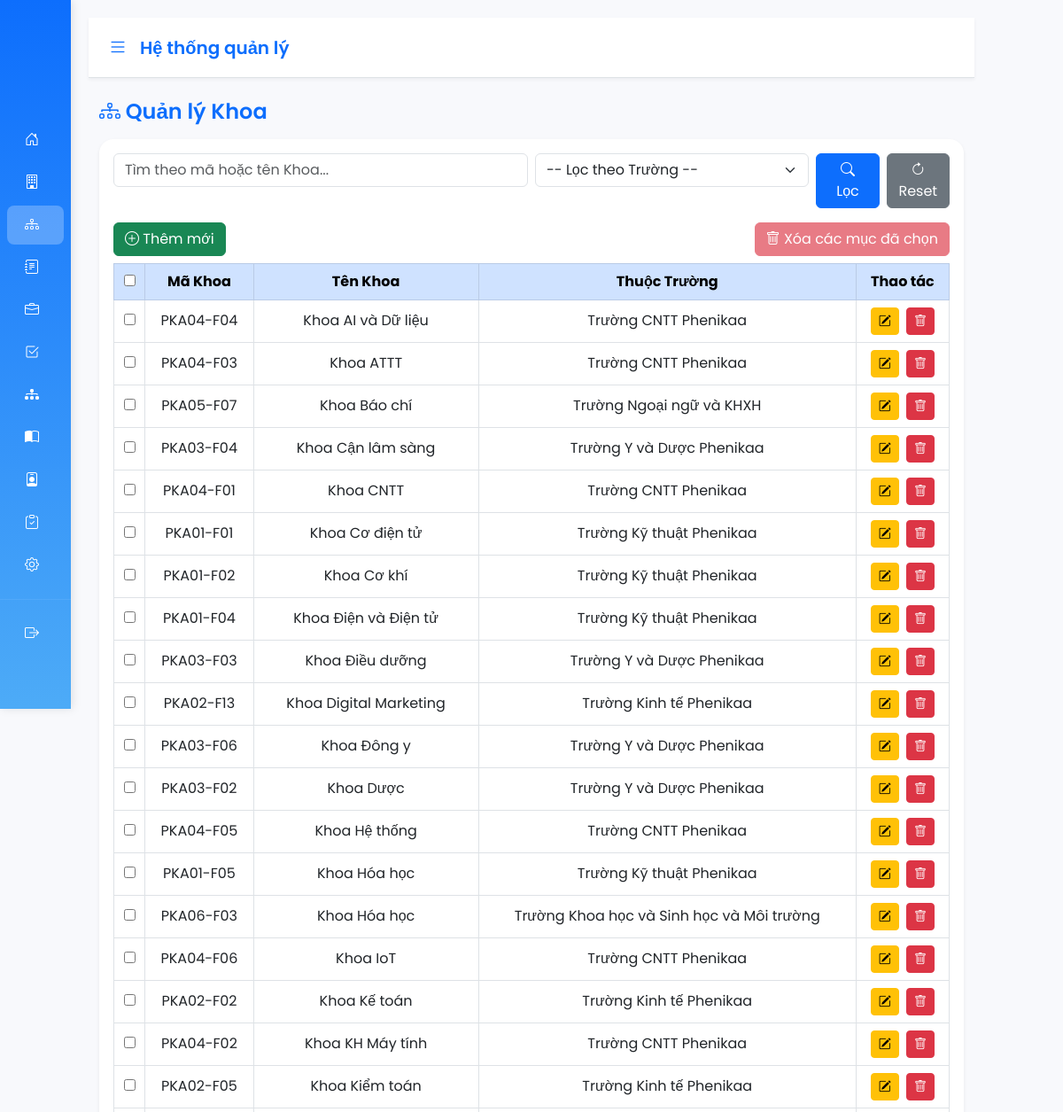
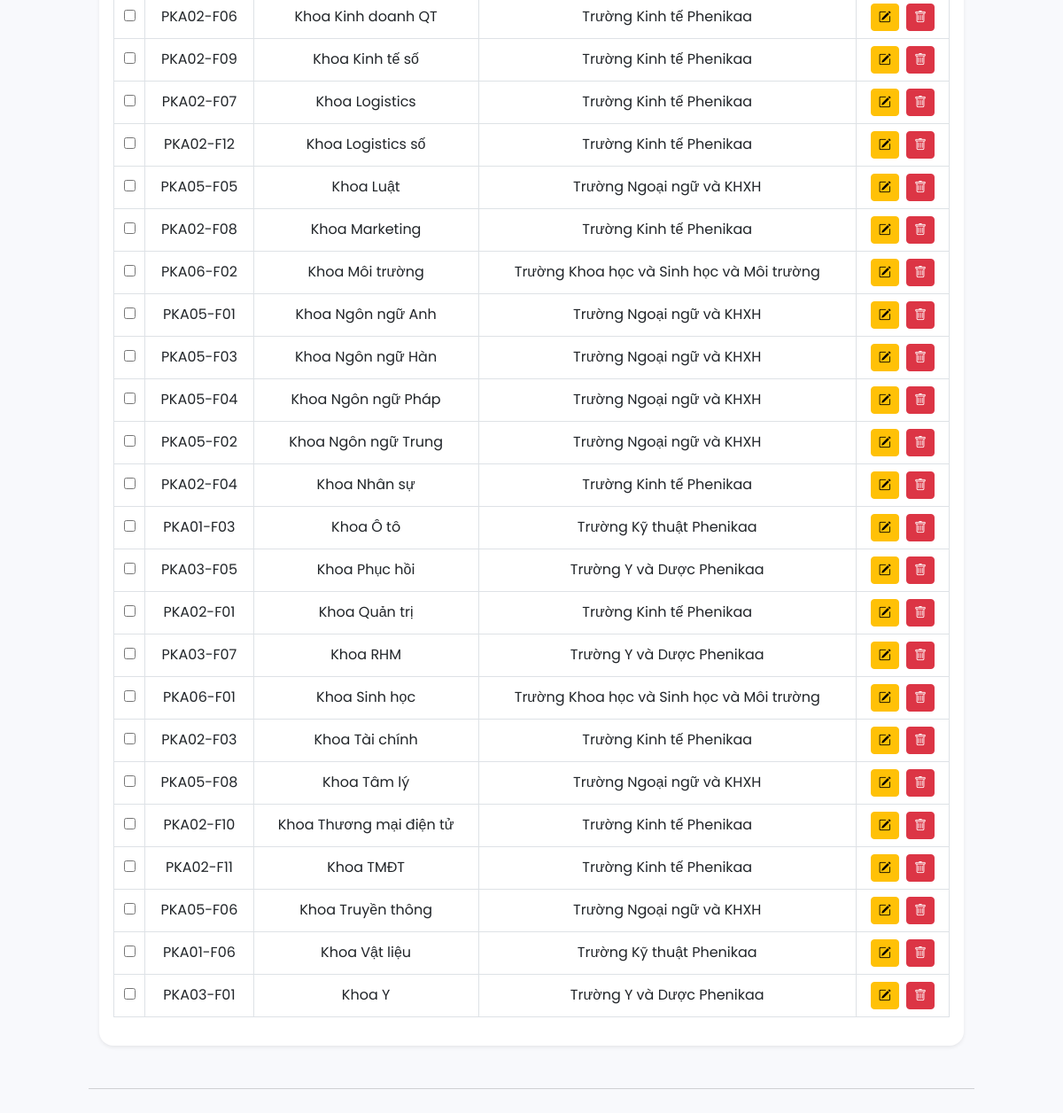
The page /modules/faculties/index.php on the database its author committed (2 pictures, top to bottom).
### tables this page shows
CREATE TABLE IF NOT EXISTS faculties (
  stt INT AUTO_INCREMENT PRIMARY KEY,
  maKhoa VARCHAR(50) UNIQUE NOT NULL,
  tenKhoa VARCHAR(255) NOT NULL,
  matruong VARCHAR(50) NOT NULL,
  FOREIGN KEY (matruong) REFERENCES schools(matruong)
    ON DELETE CASCADE
    ON UPDATE CASCADE
) AUTO_INCREMENT=1;

CREATE TABLE IF NOT EXISTS schools (
  stt INT AUTO_INCREMENT PRIMARY KEY,
  name VARCHAR(255) NOT NULL,
  maDH VARCHAR(50) NOT NULL,
  matruong VARCHAR(50) UNIQUE
);

### config/i18n.php (called while the page is built, shortened)
<?php
$availableLangs = ['vi', 'en'];
$requestedLang = $_GET['lang'] ?? null;
$lang = $requestedLang && in_array($requestedLang, $availableLangs, true)
  ? $requestedLang
  : ($_SESSION['lang'] ?? 'vi');
$translations = [];
function load_lang(string $domain): void {
  global $lang, $translations;
  $path = __DIR__ . '/../lang/' . $lang . '/' . $domain . '.php';
  if (is_file($path)) {
    $data = require $path;
    if (is_array($data)) {
      $translations = array_merge($translations, $data);
    }
  }
}
function t(string $key, array $vars = []): string {
  global $translations;
  $text = $translations[$key] ?? $key;
  if (!$vars) {
    return $text;
  }
  $replace = [];
  foreach ($vars as $name => $value) {
    $replace['{' . $name . '}'] = $value;
  }
  return strtr($text, $replace);
}
function current_lang(): string {
  global $lang;
  return $lang;
}
function t_data(
  string $entityType,
  string $entityId,
  string $field,
  string $sourceText,
  string $sourceLang = 'vi'
): string {
  $lang = current_lang();
  if ($lang === $sourceLang) {
    return $sourceText;
  }
  return translate_cache_text($entityType, $entityId, $field, $sourceText, $lang, $sourceLang);
}

### lang/vi/common.php (called while the page is built)
<?php
return [
  'common.title_admin' => 'ADMIN',
  'common.title_lecturer_system' => 'Hệ thống Quản lý Giảng viên',
  'common.title_student_system' => 'Hệ thống Sinh viên ',
  'common.group_name' => 'Nhóm 13',
  'common.home' => 'Trang chủ',
  'common.schools' => 'Trường',
  'common.faculties' => 'Khoa',
  'common.majors' => 'Ngành',
  'common.departments' => 'Phòng ban',
  'common.approve_reject_proposals' => 'Chấp nhận / Từ chối đề xuất',
  'common.org_structure' => 'Cơ cấu tổ chức',
  'common.programs_abbrev' => 'CTĐT',
  'common.training_programs' => 'Chương trình đào tạo',
  'common.staff' => 'Nhân viên',
  'common.manage_course_regs' => 'Quản lý đăng ký học phần',
  'common.sign_out' => 'Đăng xuất',
  'common.system_name' => 'Hệ thống quản lý',
  'common.hello' => 'Xin chào',
  'common.dashboard' => 'Bảng điều khiển',
  'common.lecturers' => 'Giảng viên',
  'common.students' => 'Sinh viên',
  'common.my_proposals' => 'Đề xuất của tôi',
  'common.propose_structure_change' => 'Đề xuất thay đổi cơ cấu',
  'common.course_registration' => 'Đăng ký học phần',
  'common.settings' => 'Cài đặt',
  'common.view' => 'Xem',
  'common.view_details' => 'Xem chi tiết',
  'common.language' => 'Ngôn ngữ',
  'common.lang_vi' => 'Tiếng Việt',
  'common.lang_en' => 'Tiếng Anh',
  'common.pending_proposals' => 'Đề xuất chờ duyệt',
  'common.search' => 'Tìm kiếm',
  'common.reset' => 'Reset',
  'common.filter' => 'Lọc',
  'common.add_new' => 'Thêm mới',
  'common.actions' => 'Thao tác',
  'common.delete_selected' => 'Xóa các mục đã chọn',
  'common.confirm_delete_title' => 'Xác nhận xóa',
  'common.confirm_delete_text' => 'Hành động này không thể hoàn tác!',
  'common.confirm_delete_button' => 'Xóa',
  'common.cancel' => 'Hủy',
  'common.edit' => 'Sửa',
  'common.delete' => 'Xóa',
  'common.success_title' => 'Thành công!',
  'common.error_title' => 'Lỗi!',
  'common.deleted_title' => 'Đã xóa!',
  'common.save' => 'Lưu',
  'common.save_changes' => 'Lưu thay đổi',
  'common.back' => 'Quay lại',
  'common.no_data' => 'Không có dữ liệu phù hợp.',
  'common.code' => 'Mã',
  'common.name' => 'Tên',
  'common.status' => 'Trạng thái',
];

### lang/vi/faculties.php (called while the page is built)
<?php
return [
  'faculties.manage_title' => 'Quản lý Khoa',
  'faculties.list_title' => 'Danh sách Khoa',
  'faculties.search_placeholder' => 'Tìm theo mã hoặc tên Khoa...',
  'faculties.filter_school' => '-- Lọc theo Trường --',
  'faculties.code' => 'Mã Khoa',
  'faculties.name' => 'Tên Khoa',
  'faculties.school' => 'Thuộc Trường',
  'faculties.add_title' => 'Thêm Khoa mới',
  'faculties.edit_title' => 'Sửa thông tin Khoa',
  'faculties.code_placeholder' => 'Nhập mã Khoa (ví dụ: PKA01-F01)',
  'faculties.name_placeholder' => 'Nhập tên Khoa...',
  'faculties.exists_title' => 'Lỗi!',
  'faculties.exists_text' => 'Mã Khoa này đã tồn tại. Vui lòng nhập mã khác!',
  'faculties.create_success_title' => 'Thành công!',
  'faculties.create_success_text' => 'Thêm Khoa mới thành công!',
  'faculties.update_success_text' => 'Cập nhật thông tin Khoa thành công!',
  'faculties.update_error_text' => 'Không thể cập nhật dữ liệu. Vui lòng thử lại!',
  'faculties.create_error_text' => 'Không thể thêm dữ liệu. Vui lòng thử lại!',
  'faculties.missing_title' => 'Thiếu thông tin!',
  'faculties.missing_text' => 'Không tìm thấy mã Khoa để sửa.',
  'faculties.not_found_title' => 'Không tìm thấy!',
  'faculties.not_found_text' => 'Không có Khoa nào khớp với mã đã chọn.',
  'faculties.delete_selected_text' => 'Bạn có chắc muốn xóa {count} khoa đã chọn?',
];

### modules/faculties/index.php (the view, shortened to what this page needs)
<?php
include "../../layout/header.php";
include "../../layout/sidebar.php";
?>
<div class="container-fluid mt-4">
  <h4 class="fw-semibold mb-3 text-primary">
    <i class="bi bi-diagram-3"></i> <?= t('faculties.manage_title') ?>
  </h4>
  <div class="card shadow-sm border-0 rounded-4">
    <div class="card-body">
      <form class="row g-2 mb-3" method="GET">
        <div class="col-md-6">
             <input type="text" name="search" class="form-control"
               placeholder="<?= t('faculties.search_placeholder') ?>"
                 value="<?= isset($_GET['search']) ? htmlspecialchars($_GET['search']) : '' ?>">
        </div>
        <div class="col-md-4">
          <select name="filter_school" class="form-select">
            <option value=""><?= t('faculties.filter_school') ?></option>
          </select>
        </div>
        <div class="col-md-2 d-flex gap-2">
          <button type="submit" class="btn btn-primary w-50"><i class="bi bi-search"></i> <?= t('common.filter') ?></button>
          <a href="index.php" class="btn btn-secondary w-50"><i class="bi bi-arrow-clockwise"></i> <?= t('common.reset') ?></a>
        </div>
      </form>
      <div class="d-flex justify-content-between align-items-center mb-2">
        <a href="create.php" class="btn btn-success">
          <i class="bi bi-plus-circle"></i> <?= t('common.add_new') ?>
        </a>
        <button type="button" id="deleteSelected" class="btn btn-danger" disabled>
          <i class="bi bi-trash"></i> <?= t('common.delete_selected') ?>
        </button>
      </div>
      <form id="multiDeleteForm" method="POST" action="delete.php">
        <table class="table table-bordered align-middle text-center table-hover">
          <thead class="table-primary">
            <tr>
              <th><input type="checkbox" id="selectAll"></th>
              <th><?= t('faculties.code') ?></th>
              <th><?= t('faculties.name') ?></th>
              <th><?= t('faculties.school') ?></th>
              <th><?= t('common.actions') ?></th>
            </tr>
          </thead>
          <tbody>
            <?php
                $sql = "SELECT k.maKhoa, k.tenKhoa, k.matruong AS maTruong, s.name AS tenTruong
                    FROM faculties k
                    LEFT JOIN schools s ON k.matruong = s.matruong
                    WHERE 1";
            $sql .= " ORDER BY k.tenKhoa ASC";
            $stmt = $conn->prepare($sql);
            $stmt->execute();
            $result = $stmt->get_result();
            if ($result && $result->num_rows > 0) {
                while ($row = $result->fetch_assoc()) {
                $facultyName = t_data('faculties', (string)$row['maKhoa'], 'tenKhoa', (string)$row['tenKhoa']);
                $schoolName = t_data('schools', (string)$row['maTruong'], 'name', (string)$row['tenTruong']);
                    echo "<tr>
                            <td><input type='checkbox' name='maKhoa[]' value='{$row['maKhoa']}' class='selectItem'></td>
                            <td>{$row['maKhoa']}</td>
                    <td>{$facultyName}</td>
                    <td>{$schoolName}</td>
                            <td>
                              <a href='edit.php?maKhoa=" . urlencode($row['maKhoa']) . "' class='btn btn-warning btn-sm me-1'>
                                <i class='bi bi-pencil-square'></i>
                              </a>
                              <button type='button' onclick=\"confirmDelete('delete.php?maKhoa=" . urlencode($row['maKhoa']) . "')\" class='btn btn-danger btn-sm'>
                                <i class='bi bi-trash'></i>
                              </button>
                            </td>
                          </tr>";
                }
            } else {
                echo "<tr><td colspan='5' class='text-muted'>" . t('common.no_data') . "</td></tr>";
            }
            ?>
          </tbody>
        </table>
      </form>
    </div>
  </div>
</div>
<?php include "../../layout/footer.php"; ?>

### layout/header.php (shortened to what this page needs)
<?php
@include_once __DIR__ . '/../config/i18n.php';
$theme = $_SESSION['theme'] ?? 'light';
?>
<!DOCTYPE html>
<html lang="<?php echo current_lang(); ?>">
<head>
  <link rel="stylesheet" href="https://cdn.jsdelivr.net/npm/bootstrap@5.3.0/dist/css/bootstrap.min.css">
  <link rel="stylesheet" href="https://cdn.jsdelivr.net/npm/bootstrap-icons@1.10.5/font/bootstrap-icons.css">
  <link rel="stylesheet" href="https://cdn.jsdelivr.net/npm/sweetalert2@11/dist/sweetalert2.min.css">
</head>
<body class="theme-<?php echo htmlspecialchars($theme); ?>">

### layout/sidebar.php (shortened to what this page needs)
<?php
$basePath = '/KTPM2/KTPM/';
?>
<div class="sidebar" id="sidebar">
  <a href="<?= $basePath ?>dashboard_admin.php" class="<?= basename($_SERVER['PHP_SELF'])=='dashboard_admin.php'?'active':'' ?>">
    <i class="bi bi-house-door"></i> <span><?= t('common.home') ?></span>
  </a>
  <a href="<?= $basePath ?>modules/schools/index.php" class="<?= strpos($_SERVER['PHP_SELF'],'schools')!==false?'active':'' ?>">
    <i class="bi bi-building"></i> <span><?= t('common.schools') ?></span>
  </a>
  <a href="<?= $basePath ?>modules/faculties/index.php" class="<?= strpos($_SERVER['PHP_SELF'],'faculties')!==false?'active':'' ?>">
    <i class="bi bi-diagram-3"></i> <span><?= t('common.faculties') ?></span>
  </a>
  <a href="<?= $basePath ?>modules/majors/index.php" class="<?= strpos($_SERVER['PHP_SELF'],'majors')!==false?'active':'' ?>">
    <i class="bi bi-journal-text"></i> <span><?= t('common.majors') ?></span>
  </a>
  <a href="<?= $basePath ?>modules/phongban/index.php" class="<?= strpos($_SERVER['PHP_SELF'],'phongban')!==false?'active':'' ?>">
    <i class="bi bi-briefcase"></i> <span><?= t('common.departments') ?></span>
  </a>
  <a href="<?= $basePath ?>modules/dexuat/index.php" class="<?= strpos($_SERVER['PHP_SELF'],'dexuat')!==false?'active':'' ?>">
    <i class="bi bi-check2-square"></i> <span><?= t('common.approve_reject_proposals') ?></span>
  </a>
  <a href="<?= $basePath ?>modules/cocau/index.php" class="<?= strpos($_SERVER['PHP_SELF'],'cocau')!==false?'active':'' ?>">
    <i class="bi bi-diagram-3-fill"></i> <span><?= t('common.org_structure') ?></span>
  </a>
  <a href="<?= $basePath ?>modules/programs/index.php" class="<?= strpos($_SERVER['PHP_SELF'],'programs')!==false?'active':'' ?>">
    <i class="bi bi-book-half"></i> <span><?= t('common.programs_abbrev') ?></span>
  </a>
  <a href="<?= $basePath ?>modules/employees/index.php" class="<?= strpos($_SERVER['PHP_SELF'],'employees')!==false?'active':'' ?>">
    <i class="bi bi-person-badge"></i> <span><?= t('common.staff') ?></span>
  </a>
    <a href="/KTPM2/KTPM/modules/dangkyhocphan/admin_view.php">
    <i class="bi bi-clipboard-check"></i> <span><?= t('common.manage_course_regs') ?></span>
  </a>
  <a href="<?= $basePath ?>modules/settings/index.php" class="<?= strpos($_SERVER['PHP_SELF'],'/settings/')!==false?'active':'' ?>">
    <i class="bi bi-gear"></i> <span><?= t('common.settings') ?></span>
  </a>
  <hr style="border-color: rgba(255,255,255,0.3);">
  <a href="<?= $basePath ?>logout.php">
    <i class="bi bi-box-arrow-right"></i> <span><?= t('common.sign_out') ?></span>
  </a>
</div>
<div class="content" id="main-content">
  <nav class="navbar navbar-custom p-3 d-flex justify-content-between align-items-center">
    <div class="d-flex align-items-center gap-2">
      <button class="toggle-btn" id="toggleSidebar"><i class="bi bi-list"></i></button>
      <h5 class="m-0 fw-semibold text-primary"><?= t('common.system_name') ?></h5>
    </div>
  </nav>

### layout/footer.php (shortened to what this page needs)
  <footer class="text-center mt-5 text-muted small">
    <hr>
  </footer>
</div>
</body>
</html>

### layout/header.php (style rules this page uses)
body { font-family:"Poppins",sans-serif;background-color:#f8f9fc;margin:0;overflow-x:hidden;display:flex }
.sidebar { width:80px;background:linear-gradient(180deg,#0d6efd 0%,#4dabf7 100%);color:#fff;height:100vh;position:fixed;padding-top:20px;box-shadow:2px 0 10px rgba(0,0,0,.1);transition:width .3s ease;z-index:100;overflow:hidden }
.sidebar a { color:#fff;text-decoration:none;display:flex;align-items:center;gap:10px;padding:10px 20px;border-radius:8px;margin:4px 8px;transition:background .3s,padding .3s;white-space:nowrap }
.sidebar a:hover,.sidebar a.active { background:rgba(255,255,255,.25) }
.content { margin-left:80px;padding:20px;width:100%;transition:margin-left .3s ease }
.navbar-custom { background:#fff;border-bottom:1px solid #dee2e6;box-shadow:0 2px 4px rgba(0,0,0,.05) }
.toggle-btn { border:none;background:none;font-size:22px;color:#0d6efd;cursor:pointer }
.content { margin-left:80px;margin-right:80px;padding:20px;transition:margin-left .3s ease,margin-right .3s ease }

### rows shown on the page
faculties: maKhoa "PKA04-F04", tenKhoa "Khoa AI và Dữ liệu", schools.name "Trường CNTT Phenikaa"
faculties: maKhoa "PKA04-F03", tenKhoa "Khoa ATTT", schools.name "Trường CNTT Phenikaa"
faculties: maKhoa "PKA05-F07", tenKhoa "Khoa Báo chí", schools.name "Trường Ngoại ngữ và KHXH"
faculties: maKhoa "PKA03-F04", tenKhoa "Khoa Cận lâm sàng", schools.name "Trường Y và Dược Phenikaa"
faculties: maKhoa "PKA04-F01", tenKhoa "Khoa CNTT", schools.name "Trường CNTT Phenikaa"
faculties: maKhoa "PKA01-F01", tenKhoa "Khoa Cơ điện tử", schools.name "Trường Kỹ thuật Phenikaa"
faculties: maKhoa "PKA01-F02", tenKhoa "Khoa Cơ khí", schools.name "Trường Kỹ thuật Phenikaa"
faculties: maKhoa "PKA01-F04", tenKhoa "Khoa Điện và Điện tử", schools.name "Trường Kỹ thuật Phenikaa"
faculties: maKhoa "PKA03-F03", tenKhoa "Khoa Điều dưỡng", schools.name "Trường Y và Dược Phenikaa"
faculties: maKhoa "PKA02-F13", tenKhoa "Khoa Digital Marketing", schools.name "Trường Kinh tế Phenikaa"
faculties: maKhoa "PKA03-F06", tenKhoa "Khoa Đông y", schools.name "Trường Y và Dược Phenikaa"
faculties: maKhoa "PKA03-F02", tenKhoa "Khoa Dược", schools.name "Trường Y và Dược Phenikaa"
faculties: maKhoa "PKA04-F05", tenKhoa "Khoa Hệ thống", schools.name "Trường CNTT Phenikaa"
faculties: maKhoa "PKA01-F05", tenKhoa "Khoa Hóa học", schools.name "Trường Kỹ thuật Phenikaa"
faculties: maKhoa "PKA06-F03", tenKhoa "Khoa Hóa học", schools.name "Trường Khoa học và Sinh học và Môi trường"
faculties: maKhoa "PKA04-F06", tenKhoa "Khoa IoT", schools.name "Trường CNTT Phenikaa"
faculties: maKhoa "PKA02-F02", tenKhoa "Khoa Kế toán", schools.name "Trường Kinh tế Phenikaa"
faculties: maKhoa "PKA04-F02", tenKhoa "Khoa KH Máy tính", schools.name "Trường CNTT Phenikaa"
faculties: maKhoa "PKA02-F05", tenKhoa "Khoa Kiểm toán", schools.name "Trường Kinh tế Phenikaa"
faculties: maKhoa "PKA02-F06", tenKhoa "Khoa Kinh doanh QT", schools.name "Trường Kinh tế Phenikaa"
faculties: maKhoa "PKA02-F09", tenKhoa "Khoa Kinh tế số", schools.name "Trường Kinh tế Phenikaa"
faculties: maKhoa "PKA02-F07", tenKhoa "Khoa Logistics", schools.name "Trường Kinh tế Phenikaa"
faculties: maKhoa "PKA02-F12", tenKhoa "Khoa Logistics số", schools.name "Trường Kinh tế Phenikaa"
faculties: maKhoa "PKA05-F05", tenKhoa "Khoa Luật", schools.name "Trường Ngoại ngữ và KHXH"
faculties: maKhoa "PKA02-F08", tenKhoa "Khoa Marketing", schools.name "Trường Kinh tế Phenikaa"
faculties: maKhoa "PKA06-F02", tenKhoa "Khoa Môi trường", schools.name "Trường Khoa học và Sinh học và Môi trường"
faculties: maKhoa "PKA05-F01", tenKhoa "Khoa Ngôn ngữ Anh", schools.name "Trường Ngoại ngữ và KHXH"
faculties: maKhoa "PKA05-F03", tenKhoa "Khoa Ngôn ngữ Hàn", schools.name "Trường Ngoại ngữ và KHXH"
faculties: maKhoa "PKA05-F04", tenKhoa "Khoa Ngôn ngữ Pháp", schools.name "Trường Ngoại ngữ và KHXH"
faculties: maKhoa "PKA05-F02", tenKhoa "Khoa Ngôn ngữ Trung", schools.name "Trường Ngoại ngữ và KHXH"
faculties: maKhoa "PKA02-F04", tenKhoa "Khoa Nhân sự", schools.name "Trường Kinh tế Phenikaa"
faculties: maKhoa "PKA01-F03", tenKhoa "Khoa Ô tô", schools.name "Trường Kỹ thuật Phenikaa"
faculties: maKhoa "PKA03-F05", tenKhoa "Khoa Phục hồi", schools.name "Trường Y và Dược Phenikaa"
faculties: maKhoa "PKA02-F01", tenKhoa "Khoa Quản trị", schools.name "Trường Kinh tế Phenikaa"
faculties: maKhoa "PKA03-F07", tenKhoa "Khoa RHM", schools.name "Trường Y và Dược Phenikaa"
faculties: maKhoa "PKA06-F01", tenKhoa "Khoa Sinh học", schools.name "Trường Khoa học và Sinh học và Môi trường"
faculties: maKhoa "PKA02-F03", tenKhoa "Khoa Tài chính", schools.name "Trường Kinh tế Phenikaa"
faculties: maKhoa "PKA05-F08", tenKhoa "Khoa Tâm lý", schools.name "Trường Ngoại ngữ và KHXH"
faculties: maKhoa "PKA02-F10", tenKhoa "Khoa Thương mại điện tử", schools.name "Trường Kinh tế Phenikaa"
faculties: maKhoa "PKA02-F11", tenKhoa "Khoa TMĐT", schools.name "Trường Kinh tế Phenikaa"
faculties: maKhoa "PKA05-F06", tenKhoa "Khoa Truyền thông", schools.name "Trường Ngoại ngữ và KHXH"
faculties: maKhoa "PKA01-F06", tenKhoa "Khoa Vật liệu", schools.name "Trường Kỹ thuật Phenikaa"
faculties: maKhoa "PKA03-F01", tenKhoa "Khoa Y", schools.name "Trường Y và Dược Phenikaa"

### other values the page prints
t('common.system_name') "Hệ thống quản lý"
t('faculties.manage_title') "Quản lý Khoa"
t('common.filter') "Lọc"
t('common.reset') "Reset"
t('common.add_new') "Thêm mới"
t('common.delete_selected') "Xóa các mục đã chọn"
t('faculties.code') "Mã Khoa"
t('faculties.name') "Tên Khoa"
t('faculties.school') "Thuộc Trường"
t('common.actions') "Thao tác"
form field filter_school "-- Lọc theo Trường --"
